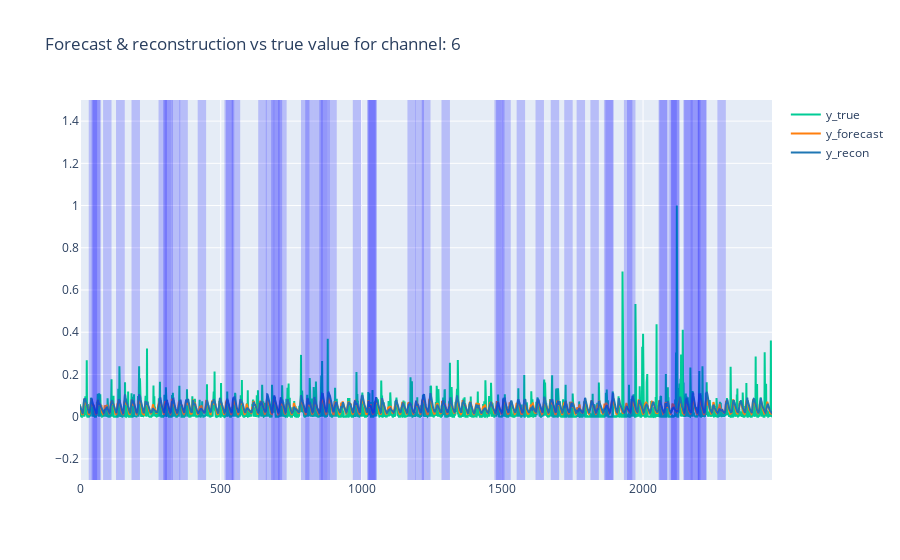
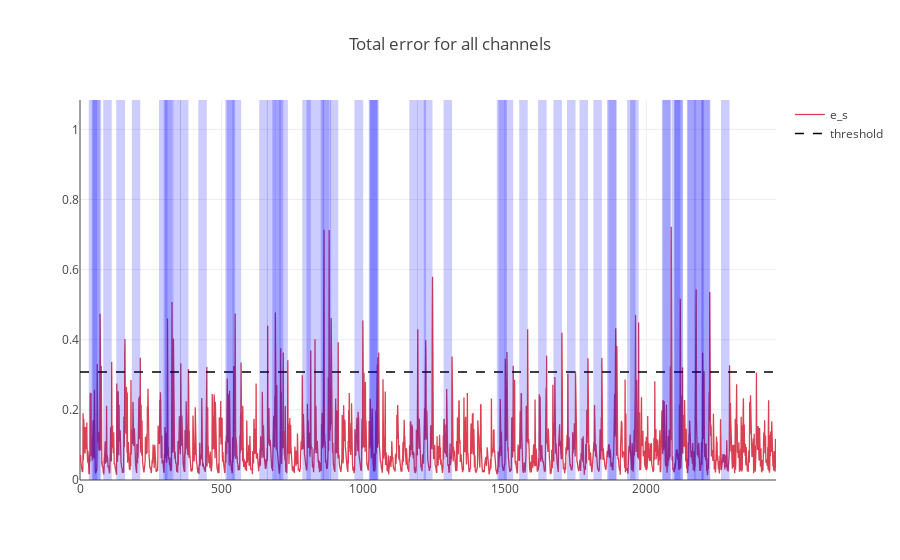

Notebook source saved alongside these figures, in order:
### Markdown cell above
## Interactive plot 
- Forecasted value, reconstructed value and actual value for one channel (feature) are plotted in the first plot. You can also specify start and end to limit the x-axis.
- Time steps with actual (true) anomalies are visualized by a light red rectangel, while predicted anomalies by a light blue rectangel. If anomalies are predicted correctly the color of the rectangle will therefore be purple. 
- In the second plot the anomaly score (error) is visualized, together with the threshold used to predict anomalies. To toggle between the error of the channel and the total error for all channels, use ```show_tot_err```.

### Code cell
# r = "4872-4875"
# start, end = int(r.split('-')[0])-200, int(r.split('-')[1])+100

start, end = None, None
plotter.plot_channel(channel=6, show_tot_err=True, start=start, end=end)

### Figure 1 — Plotly figure (JSON) as saved in the notebook; plotly's stock layout.template omitted (floating-point values rounded to 4 significant figures; data arrays with more than 128 entries replaced by an {"elided": "..."} marker saying what was removed)
{"data": [{"line": {"color": "rgb(0, 204, 150, 0.5)"}, "name": "y_true", "type": "scatter", "x": {"elided": "2459 int values"}, "y": {"elided": "2459 float values"}}, {"line": {"color": "rgb(255, 127, 14, 1)"}, "name": "y_forecast", "type": "scatter", "x": {"elided": "2459 int values"}, "y": {"elided": "2459 float values"}}, {"line": {"color": "rgb(31, 119, 180, 1)"}, "name": "y_recon", "type": "scatter", "x": {"elided": "2459 int values"}, "y": {"elided": "2459 float values"}}], "layout": {"shapes": [{"fillcolor": "blue", "line": {"width": 0}, "opacity": 0.2, "type": "rect", "x0": 31, "x1": 61, "y0": -0.3, "y1": 1.5}, {"fillcolor": "blue", "line": {"width": 0}, "opacity": 0.2, "type": "rect", "x0": 41, "x1": 71, "y0": -0.3, "y1": 1.5}, {"fillcolor": "blue", "line": {"width": 0}, "opacity": 0.2, "type": "rect", "x0": 45, "x1": 75, "y0": -0.3, "y1": 1.5}, {"fillcolor": "blue", "line": {"width": 0}, "opacity": 0.2, "type": "rect", "x0": 82, "x1": 112, "y0": -0.3, "y1": 1.5}, {"fillcolor": "blue", "line": {"width": 0}, "opacity": 0.2, "type": "rect", "x0": 128, "x1": 159, "y0": -0.3, "y1": 1.5}, {"fillcolor": "blue", "line": {"width": 0}, "opacity": 0.2, "type": "rect", "x0": 183, "x1": 213, "y0": -0.3, "y1": 1.5}, {"fillcolor": "blue", "line": {"width": 0}, "opacity": 0.2, "type": "rect", "x0": 279, "x1": 309, "y0": -0.3, "y1": 1.5}, {"fillcolor": "blue", "line": {"width": 0}, "opacity": 0.2, "type": "rect", "x0": 295, "x1": 325, "y0": -0.3, "y1": 1.5}, {"fillcolor": "blue", "line": {"width": 0}, "opacity": 0.2, "type": "rect", "x0": 300, "x1": 330, "y0": -0.3, "y1": 1.5}, {"fillcolor": "blue", "line": {"width": 0}, "opacity": 0.2, "type": "rect", "x0": 326, "x1": 356, "y0": -0.3, "y1": 1.5}, {"fillcolor": "blue", "line": {"width": 0}, "opacity": 0.2, "type": "rect", "x0": 353, "x1": 383, "y0": -0.3, "y1": 1.5}, {"fillcolor": "blue", "line": {"width": 0}, "opacity": 0.2, "type": "rect", "x0": 418, "x1": 448, "y0": -0.3, "y1": 1.5}, {"fillcolor": "blue", "line": {"width": 0}, "opacity": 0.2, "type": "rect", "x0": 513, "x1": 543, "y0": -0.3, "y1": 1.5}, {"fillcolor": "blue", "line": {"width": 0}, "opacity": 0.2, "type": "rect", "x0": 518, "x1": 548, "y0": -0.3, "y1": 1.5}, {"fillcolor": "blue", "line": {"width": 0}, "opacity": 0.2, "type": "rect", "x0": 539, "x1": 569, "y0": -0.3, "y1": 1.5}, {"fillcolor": "blue", "line": {"width": 0}, "opacity": 0.2, "type": "rect", "x0": 633, "x1": 663, "y0": -0.3, "y1": 1.5}, {"fillcolor": "blue", "line": {"width": 0}, "opacity": 0.2, "type": "rect", "x0": 660, "x1": 690, "y0": -0.3, "y1": 1.5}, {"fillcolor": "blue", "line": {"width": 0}, "opacity": 0.2, "type": "rect", "x0": 679, "x1": 709, "y0": -0.3, "y1": 1.5}, {"fillcolor": "blue", "line": {"width": 0}, "opacity": 0.2, "type": "rect", "x0": 688, "x1": 718, "y0": -0.3, "y1": 1.5}, {"fillcolor": "blue", "line": {"width": 0}, "opacity": 0.2, "type": "rect", "x0": 704, "x1": 734, "y0": -0.3, "y1": 1.5}, {"fillcolor": "blue", "line": {"width": 0}, "opacity": 0.2, "type": "rect", "x0": 785, "x1": 815, "y0": -0.3, "y1": 1.5}, {"fillcolor": "blue", "line": {"width": 0}, "opacity": 0.2, "type": "rect", "x0": 800, "x1": 830, "y0": -0.3, "y1": 1.5}, {"fillcolor": "blue", "line": {"width": 0}, "opacity": 0.2, "type": "rect", "x0": 830, "x1": 862, "y0": -0.3, "y1": 1.5}, {"fillcolor": "blue", "line": {"width": 0}, "opacity": 0.2, "type": "rect", "x0": 850, "x1": 880, "y0": -0.3, "y1": 1.5}, {"fillcolor": "blue", "line": {"width": 0}, "opacity": 0.2, "type": "rect", "x0": 857, "x1": 887, "y0": -0.3, "y1": 1.5}, {"fillcolor": "blue", "line": {"width": 0}, "opacity": 0.2, "type": "rect", "x0": 882, "x1": 912, "y0": -0.3, "y1": 1.5}, {"fillcolor": "blue", "line": {"width": 0}, "opacity": 0.2, "type": "rect", "x0": 969, "x1": 999, "y0": -0.3, "y1": 1.5}, {"fillcolor": "blue", "line": {"width": 0}, "opacity": 0.2, "type": "rect", "x0": 1020, "x1": 1050, "y0": -0.3, "y1": 1.5}, {"fillcolor": "blue", "line": {"width": 0}, "opacity": 0.2, "type": "rect", "x0": 1022, "x1": 1052, "y0": -0.3, "y1": 1.5}, {"fillcolor": "blue", "line": {"width": 0}, "opacity": 0.2, "type": "rect", "x0": 1025, "x1": 1055, "y0": -0.3, "y1": 1.5}, {"fillcolor": "blue", "line": {"width": 0}, "opacity": 0.2, "type": "rect", "x0": 1163, "x1": 1193, "y0": -0.3, "y1": 1.5}, {"fillcolor": "blue", "line": {"width": 0}, "opacity": 0.2, "type": "rect", "x0": 1191, "x1": 1222, "y0": -0.3, "y1": 1.5}, {"fillcolor": "blue", "line": {"width": 0}, "opacity": 0.2, "type": "rect", "x0": 1214, "x1": 1245, "y0": -0.3, "y1": 1.5}, {"fillcolor": "blue", "line": {"width": 0}, "opacity": 0.2, "type": "rect", "x0": 1284, "x1": 1314, "y0": -0.3, "y1": 1.5}, {"fillcolor": "blue", "line": {"width": 0}, "opacity": 0.2, "type": "rect", "x0": 1472, "x1": 1502, "y0": -0.3, "y1": 1.5}, {"fillcolor": "blue", "line": {"width": 0}, "opacity": 0.2, "type": "rect", "x0": 1478, "x1": 1508, "y0": -0.3, "y1": 1.5}, {"fillcolor": "blue", "line": {"width": 0}, "opacity": 0.2, "type": "rect", "x0": 1500, "x1": 1530, "y0": -0.3, "y1": 1.5}, {"fillcolor": "blue", "line": {"width": 0}, "opacity": 0.2, "type": "rect", "x0": 1551, "x1": 1581, "y0": -0.3, "y1": 1.5}, {"fillcolor": "blue", "line": {"width": 0}, "opacity": 0.2, "type": "rect", "x0": 1618, "x1": 1648, "y0": -0.3, "y1": 1.5}, {"fillcolor": "blue", "line": {"width": 0}, "opacity": 0.2, "type": "rect", "x0": 1672, "x1": 1702, "y0": -0.3, "y1": 1.5}, {"fillcolor": "blue", "line": {"width": 0}, "opacity": 0.2, "type": "rect", "x0": 1720, "x1": 1750, "y0": -0.3, "y1": 1.5}, {"fillcolor": "blue", "line": {"width": 0}, "opacity": 0.2, "type": "rect", "x0": 1764, "x1": 1794, "y0": -0.3, "y1": 1.5}, {"fillcolor": "blue", "line": {"width": 0}, "opacity": 0.2, "type": "rect", "x0": 1813, "x1": 1843, "y0": -0.3, "y1": 1.5}, {"fillcolor": "blue", "line": {"width": 0}, "opacity": 0.2, "type": "rect", "x0": 1861, "x1": 1893, "y0": -0.3, "y1": 1.5}, {"fillcolor": "blue", "line": {"width": 0}, "opacity": 0.2, "type": "rect", "x0": 1866, "x1": 1896, "y0": -0.3, "y1": 1.5}, {"fillcolor": "blue", "line": {"width": 0}, "opacity": 0.2, "type": "rect", "x0": 1932, "x1": 1962, "y0": -0.3, "y1": 1.5}, {"fillcolor": "blue", "line": {"width": 0}, "opacity": 0.2, "type": "rect", "x0": 1943, "x1": 1973, "y0": -0.3, "y1": 1.5}, {"fillcolor": "blue", "line": {"width": 0}, "opacity": 0.2, "type": "rect", "x0": 2055, "x1": 2085, "y0": -0.3, "y1": 1.5}, {"fillcolor": "blue", "line": {"width": 0}, "opacity": 0.2, "type": "rect", "x0": 2058, "x1": 2088, "y0": -0.3, "y1": 1.5}, {"fillcolor": "blue", "line": {"width": 0}, "opacity": 0.2, "type": "rect", "x0": 2090, "x1": 2120, "y0": -0.3, "y1": 1.5}, {"fillcolor": "blue", "line": {"width": 0}, "opacity": 0.2, "type": "rect", "x0": 2098, "x1": 2128, "y0": -0.3, "y1": 1.5}, {"fillcolor": "blue", "line": {"width": 0}, "opacity": 0.2, "type": "rect", "x0": 2100, "x1": 2130, "y0": -0.3, "y1": 1.5}, {"fillcolor": "blue", "line": {"width": 0}, "opacity": 0.2, "type": "rect", "x0": 2143, "x1": 2173, "y0": -0.3, "y1": 1.5}, {"fillcolor": "blue", "line": {"width": 0}, "opacity": 0.2, "type": "rect", "x0": 2146, "x1": 2176, "y0": -0.3, "y1": 1.5}, {"fillcolor": "blue", "line": {"width": 0}, "opacity": 0.2, "type": "rect", "x0": 2169, "x1": 2199, "y0": -0.3, "y1": 1.5}, {"fillcolor": "blue", "line": {"width": 0}, "opacity": 0.2, "type": "rect", "x0": 2174, "x1": 2204, "y0": -0.3, "y1": 1.5}, {"fillcolor": "blue", "line": {"width": 0}, "opacity": 0.2, "type": "rect", "x0": 2194, "x1": 2224, "y0": -0.3, "y1": 1.5}, {"fillcolor": "blue", "line": {"width": 0}, "opacity": 0.2, "type": "rect", "x0": 2196, "x1": 2226, "y0": -0.3, "y1": 1.5}, {"fillcolor": "blue", "line": {"width": 0}, "opacity": 0.2, "type": "rect", "x0": 2264, "x1": 2294, "y0": -0.3, "y1": 1.5}], "showlegend": true, "title": {"text": "Forecast & reconstruction vs true value for channel: 6 "}, "yaxis": {"range": [-0.3, 1.5]}}}

### Figure 2 — Plotly figure (JSON) as saved in the notebook; plotly's stock layout.template omitted (floating-point values rounded to 4 significant figures; data arrays with more than 128 entries replaced by an {"elided": "..."} marker saying what was removed)
{"data": [{"line": {"color": "rgba(219, 64, 82, 1.0)", "shape": "linear", "width": 1.3}, "mode": "lines", "name": "e_s", "text": "", "type": "scatter", "x": {"elided": "2459 int values"}, "y": {"elided": "2459 float values"}}, {"line": {"color": "rgba(0, 0, 0, 1.0)", "dash": "dash", "shape": "linear", "width": 1.3}, "mode": "lines", "name": "threshold", "text": "", "type": "scatter", "x": {"elided": "2459 int values"}, "y": {"elided": "2459 float values"}}], "layout": {"shapes": [{"fillcolor": "blue", "line": {"width": 0}, "opacity": 0.2, "type": "rect", "x0": 31, "x1": 61, "y0": 0, "y1": 1.084}, {"fillcolor": "blue", "line": {"width": 0}, "opacity": 0.2, "type": "rect", "x0": 41, "x1": 71, "y0": 0, "y1": 1.084}, {"fillcolor": "blue", "line": {"width": 0}, "opacity": 0.2, "type": "rect", "x0": 45, "x1": 75, "y0": 0, "y1": 1.084}, {"fillcolor": "blue", "line": {"width": 0}, "opacity": 0.2, "type": "rect", "x0": 82, "x1": 112, "y0": 0, "y1": 1.084}, {"fillcolor": "blue", "line": {"width": 0}, "opacity": 0.2, "type": "rect", "x0": 128, "x1": 159, "y0": 0, "y1": 1.084}, {"fillcolor": "blue", "line": {"width": 0}, "opacity": 0.2, "type": "rect", "x0": 183, "x1": 213, "y0": 0, "y1": 1.084}, {"fillcolor": "blue", "line": {"width": 0}, "opacity": 0.2, "type": "rect", "x0": 279, "x1": 309, "y0": 0, "y1": 1.084}, {"fillcolor": "blue", "line": {"width": 0}, "opacity": 0.2, "type": "rect", "x0": 295, "x1": 325, "y0": 0, "y1": 1.084}, {"fillcolor": "blue", "line": {"width": 0}, "opacity": 0.2, "type": "rect", "x0": 300, "x1": 330, "y0": 0, "y1": 1.084}, {"fillcolor": "blue", "line": {"width": 0}, "opacity": 0.2, "type": "rect", "x0": 326, "x1": 356, "y0": 0, "y1": 1.084}, {"fillcolor": "blue", "line": {"width": 0}, "opacity": 0.2, "type": "rect", "x0": 353, "x1": 383, "y0": 0, "y1": 1.084}, {"fillcolor": "blue", "line": {"width": 0}, "opacity": 0.2, "type": "rect", "x0": 418, "x1": 448, "y0": 0, "y1": 1.084}, {"fillcolor": "blue", "line": {"width": 0}, "opacity": 0.2, "type": "rect", "x0": 513, "x1": 543, "y0": 0, "y1": 1.084}, {"fillcolor": "blue", "line": {"width": 0}, "opacity": 0.2, "type": "rect", "x0": 518, "x1": 548, "y0": 0, "y1": 1.084}, {"fillcolor": "blue", "line": {"width": 0}, "opacity": 0.2, "type": "rect", "x0": 539, "x1": 569, "y0": 0, "y1": 1.084}, {"fillcolor": "blue", "line": {"width": 0}, "opacity": 0.2, "type": "rect", "x0": 633, "x1": 663, "y0": 0, "y1": 1.084}, {"fillcolor": "blue", "line": {"width": 0}, "opacity": 0.2, "type": "rect", "x0": 660, "x1": 690, "y0": 0, "y1": 1.084}, {"fillcolor": "blue", "line": {"width": 0}, "opacity": 0.2, "type": "rect", "x0": 679, "x1": 709, "y0": 0, "y1": 1.084}, {"fillcolor": "blue", "line": {"width": 0}, "opacity": 0.2, "type": "rect", "x0": 688, "x1": 718, "y0": 0, "y1": 1.084}, {"fillcolor": "blue", "line": {"width": 0}, "opacity": 0.2, "type": "rect", "x0": 704, "x1": 734, "y0": 0, "y1": 1.084}, {"fillcolor": "blue", "line": {"width": 0}, "opacity": 0.2, "type": "rect", "x0": 785, "x1": 815, "y0": 0, "y1": 1.084}, {"fillcolor": "blue", "line": {"width": 0}, "opacity": 0.2, "type": "rect", "x0": 800, "x1": 830, "y0": 0, "y1": 1.084}, {"fillcolor": "blue", "line": {"width": 0}, "opacity": 0.2, "type": "rect", "x0": 830, "x1": 862, "y0": 0, "y1": 1.084}, {"fillcolor": "blue", "line": {"width": 0}, "opacity": 0.2, "type": "rect", "x0": 850, "x1": 880, "y0": 0, "y1": 1.084}, {"fillcolor": "blue", "line": {"width": 0}, "opacity": 0.2, "type": "rect", "x0": 857, "x1": 887, "y0": 0, "y1": 1.084}, {"fillcolor": "blue", "line": {"width": 0}, "opacity": 0.2, "type": "rect", "x0": 882, "x1": 912, "y0": 0, "y1": 1.084}, {"fillcolor": "blue", "line": {"width": 0}, "opacity": 0.2, "type": "rect", "x0": 969, "x1": 999, "y0": 0, "y1": 1.084}, {"fillcolor": "blue", "line": {"width": 0}, "opacity": 0.2, "type": "rect", "x0": 1020, "x1": 1050, "y0": 0, "y1": 1.084}, {"fillcolor": "blue", "line": {"width": 0}, "opacity": 0.2, "type": "rect", "x0": 1022, "x1": 1052, "y0": 0, "y1": 1.084}, {"fillcolor": "blue", "line": {"width": 0}, "opacity": 0.2, "type": "rect", "x0": 1025, "x1": 1055, "y0": 0, "y1": 1.084}, {"fillcolor": "blue", "line": {"width": 0}, "opacity": 0.2, "type": "rect", "x0": 1163, "x1": 1193, "y0": 0, "y1": 1.084}, {"fillcolor": "blue", "line": {"width": 0}, "opacity": 0.2, "type": "rect", "x0": 1191, "x1": 1222, "y0": 0, "y1": 1.084}, {"fillcolor": "blue", "line": {"width": 0}, "opacity": 0.2, "type": "rect", "x0": 1214, "x1": 1245, "y0": 0, "y1": 1.084}, {"fillcolor": "blue", "line": {"width": 0}, "opacity": 0.2, "type": "rect", "x0": 1284, "x1": 1314, "y0": 0, "y1": 1.084}, {"fillcolor": "blue", "line": {"width": 0}, "opacity": 0.2, "type": "rect", "x0": 1472, "x1": 1502, "y0": 0, "y1": 1.084}, {"fillcolor": "blue", "line": {"width": 0}, "opacity": 0.2, "type": "rect", "x0": 1478, "x1": 1508, "y0": 0, "y1": 1.084}, {"fillcolor": "blue", "line": {"width": 0}, "opacity": 0.2, "type": "rect", "x0": 1500, "x1": 1530, "y0": 0, "y1": 1.084}, {"fillcolor": "blue", "line": {"width": 0}, "opacity": 0.2, "type": "rect", "x0": 1551, "x1": 1581, "y0": 0, "y1": 1.084}, {"fillcolor": "blue", "line": {"width": 0}, "opacity": 0.2, "type": "rect", "x0": 1618, "x1": 1648, "y0": 0, "y1": 1.084}, {"fillcolor": "blue", "line": {"width": 0}, "opacity": 0.2, "type": "rect", "x0": 1672, "x1": 1702, "y0": 0, "y1": 1.084}, {"fillcolor": "blue", "line": {"width": 0}, "opacity": 0.2, "type": "rect", "x0": 1720, "x1": 1750, "y0": 0, "y1": 1.084}, {"fillcolor": "blue", "line": {"width": 0}, "opacity": 0.2, "type": "rect", "x0": 1764, "x1": 1794, "y0": 0, "y1": 1.084}, {"fillcolor": "blue", "line": {"width": 0}, "opacity": 0.2, "type": "rect", "x0": 1813, "x1": 1843, "y0": 0, "y1": 1.084}, {"fillcolor": "blue", "line": {"width": 0}, "opacity": 0.2, "type": "rect", "x0": 1861, "x1": 1893, "y0": 0, "y1": 1.084}, {"fillcolor": "blue", "line": {"width": 0}, "opacity": 0.2, "type": "rect", "x0": 1866, "x1": 1896, "y0": 0, "y1": 1.084}, {"fillcolor": "blue", "line": {"width": 0}, "opacity": 0.2, "type": "rect", "x0": 1932, "x1": 1962, "y0": 0, "y1": 1.084}, {"fillcolor": "blue", "line": {"width": 0}, "opacity": 0.2, "type": "rect", "x0": 1943, "x1": 1973, "y0": 0, "y1": 1.084}, {"fillcolor": "blue", "line": {"width": 0}, "opacity": 0.2, "type": "rect", "x0": 2055, "x1": 2085, "y0": 0, "y1": 1.084}, {"fillcolor": "blue", "line": {"width": 0}, "opacity": 0.2, "type": "rect", "x0": 2058, "x1": 2088, "y0": 0, "y1": 1.084}, {"fillcolor": "blue", "line": {"width": 0}, "opacity": 0.2, "type": "rect", "x0": 2090, "x1": 2120, "y0": 0, "y1": 1.084}, {"fillcolor": "blue", "line": {"width": 0}, "opacity": 0.2, "type": "rect", "x0": 2098, "x1": 2128, "y0": 0, "y1": 1.084}, {"fillcolor": "blue", "line": {"width": 0}, "opacity": 0.2, "type": "rect", "x0": 2100, "x1": 2130, "y0": 0, "y1": 1.084}, {"fillcolor": "blue", "line": {"width": 0}, "opacity": 0.2, "type": "rect", "x0": 2143, "x1": 2173, "y0": 0, "y1": 1.084}, {"fillcolor": "blue", "line": {"width": 0}, "opacity": 0.2, "type": "rect", "x0": 2146, "x1": 2176, "y0": 0, "y1": 1.084}, {"fillcolor": "blue", "line": {"width": 0}, "opacity": 0.2, "type": "rect", "x0": 2169, "x1": 2199, "y0": 0, "y1": 1.084}, {"fillcolor": "blue", "line": {"width": 0}, "opacity": 0.2, "type": "rect", "x0": 2174, "x1": 2204, "y0": 0, "y1": 1.084}, {"fillcolor": "blue", "line": {"width": 0}, "opacity": 0.2, "type": "rect", "x0": 2194, "x1": 2224, "y0": 0, "y1": 1.084}, {"fillcolor": "blue", "line": {"width": 0}, "opacity": 0.2, "type": "rect", "x0": 2196, "x1": 2226, "y0": 0, "y1": 1.084}, {"fillcolor": "blue", "line": {"width": 0}, "opacity": 0.2, "type": "rect", "x0": 2264, "x1": 2294, "y0": 0, "y1": 1.084}], "title": "Total error for all channels", "yaxis": {"range": [0, 1.084]}}}
